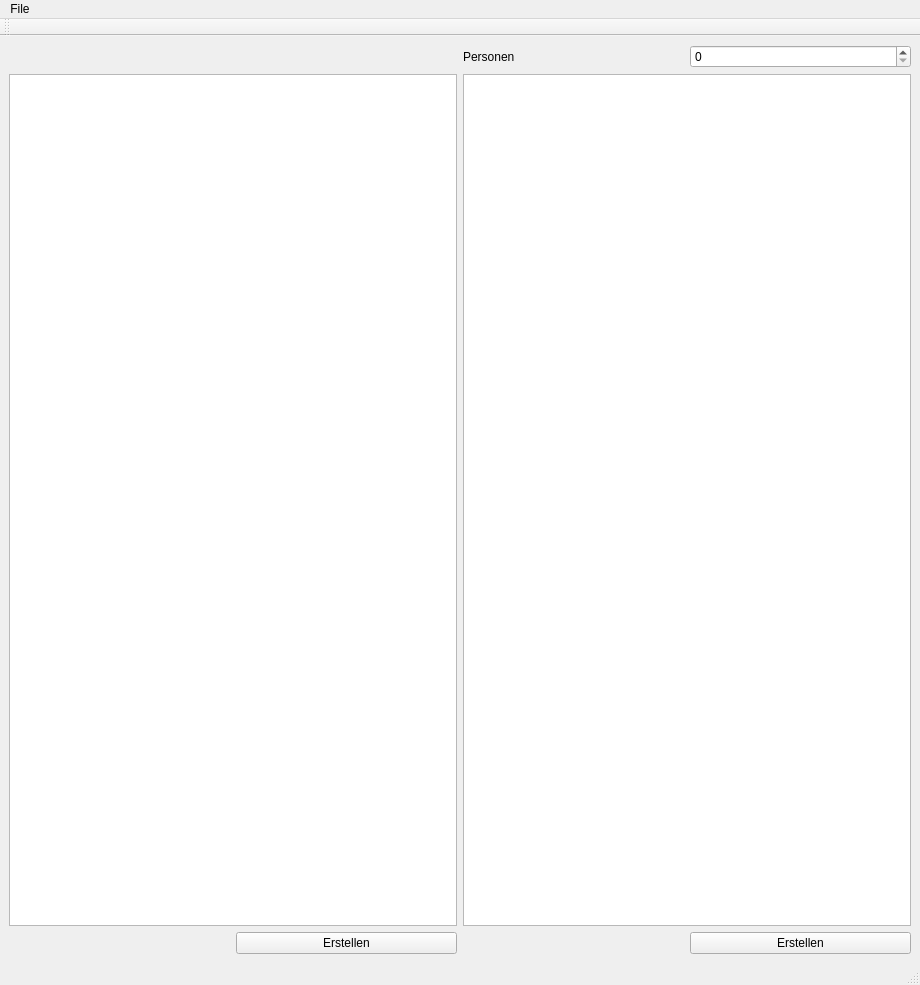
<?xml version="1.0" encoding="UTF-8"?>
<ui version="4.0">
 <class>MainWindow</class>
 <widget class="QMainWindow" name="MainWindow">
  <property name="geometry">
   <rect>
    <x>0</x>
    <y>0</y>
    <width>920</width>
    <height>985</height>
   </rect>
  </property>
  <property name="windowTitle">
   <string>recipe Editor</string>
  </property>
  <property name="windowIcon">
   <iconset>
    <normaloff>../Zeichnung.png</normaloff>../Zeichnung.png</iconset>
  </property>
  <widget class="QWidget" name="centralwidget">
   <layout class="QGridLayout" name="gridLayout">
    <item row="2" column="1">
     <widget class="QPushButton" name="compileSelected">
      <property name="text">
       <string>Erstellen</string>
      </property>
     </widget>
    </item>
    <item row="1" column="2" colspan="2">
     <widget class="QTableWidget" name="allFiles"/>
    </item>
    <item row="2" column="3">
     <widget class="QPushButton" name="compileAll">
      <property name="enabled">
       <bool>true</bool>
      </property>
      <property name="text">
       <string>Erstellen</string>
      </property>
     </widget>
    </item>
    <item row="1" column="0" colspan="2">
     <widget class="QTableWidget" name="selectedFiles"/>
    </item>
    <item row="0" column="3">
     <widget class="QSpinBox" name="allPersons"/>
    </item>
    <item row="0" column="2">
     <widget class="QLabel" name="label">
      <property name="text">
       <string>Personen</string>
      </property>
     </widget>
    </item>
   </layout>
  </widget>
  <widget class="QMenuBar" name="menubar">
   <property name="geometry">
    <rect>
     <x>0</x>
     <y>0</y>
     <width>920</width>
     <height>25</height>
    </rect>
   </property>
   <widget class="QMenu" name="menuFile">
    <property name="title">
     <string>File</string>
    </property>
    <addaction name="actionOpen"/>
    <addaction name="actionSave"/>
    <addaction name="actionNew"/>
   </widget>
   <addaction name="menuFile"/>
  </widget>
  <widget class="QStatusBar" name="statusbar"/>
  <widget class="QToolBar" name="toolBar">
   <property name="windowTitle">
    <string>toolBar</string>
   </property>
   <attribute name="toolBarArea">
    <enum>TopToolBarArea</enum>
   </attribute>
   <attribute name="toolBarBreak">
    <bool>false</bool>
   </attribute>
  </widget>
  <action name="actionOpen">
   <property name="text">
    <string>open</string>
   </property>
   <property name="shortcut">
    <string>Ctrl+O</string>
   </property>
  </action>
  <action name="actionSave">
   <property name="text">
    <string>save</string>
   </property>
   <property name="shortcut">
    <string>Ctrl+S</string>
   </property>
  </action>
  <action name="actionNew">
   <property name="text">
    <string>new</string>
   </property>
   <property name="shortcut">
    <string>Ctrl+N</string>
   </property>
  </action>
 </widget>
 <resources/>
 <connections/>
</ui>
